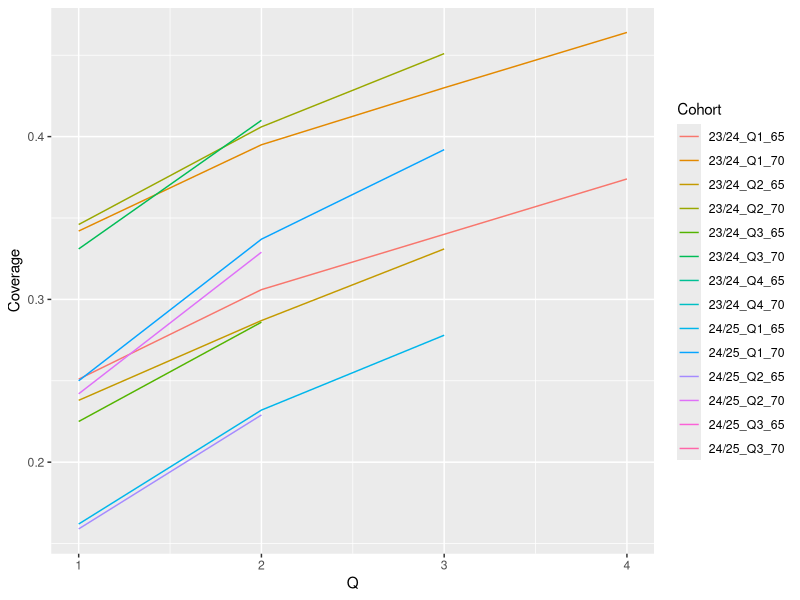
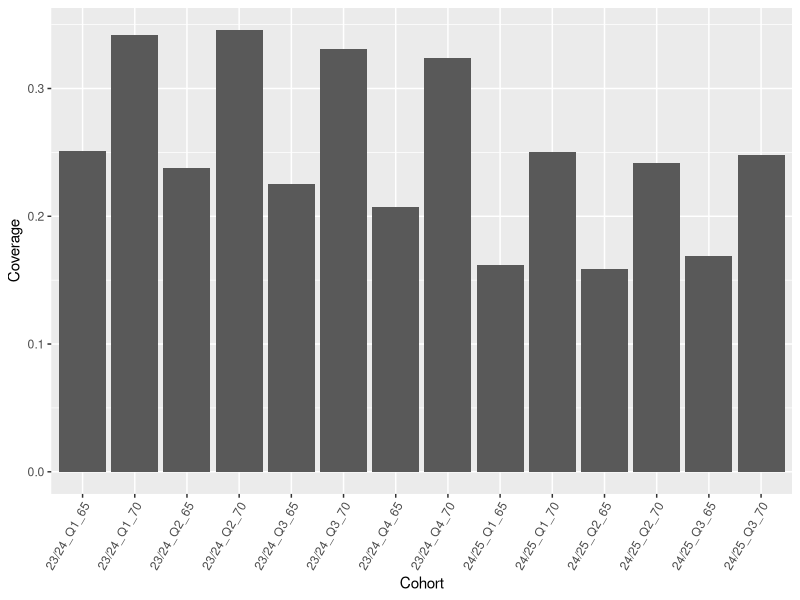

Reproduce these figures in R, in order. (Note: this script raises an error after producing the figures.)
library(tidyverse)


uptake <- bind_rows(
  tibble(
    Cohort = "24/25_Q1_65",
    Dose = 1,
    Q = 1:3,
    Coverage = c(16.2, 23.2, 27.8)
  ),
  tibble(
    Cohort = "24/25_Q2_65",
    Dose = 1,
    Q = 1:2,
    Coverage = c(15.9, 22.9)
  ),
  tibble(
    Cohort = "24/25_Q3_65",
    Dose = 1,
    Q = 1,
    Coverage = c(16.9)
  ),
  tibble(
    Cohort = "24/25_Q1_70",
    Dose = 1,
    Q = 1:3,
    Coverage = c(25, 33.7, 39.2)
  ),
  tibble(
    Cohort = "24/25_Q2_70",
    Dose = 1,
    Q = 1:2,
    Coverage = c(24.2, 32.9)
  ),
  tibble(
    Cohort = "24/25_Q3_70",
    Dose = 1,
    Q = 1,
    Coverage = c(24.8)
  ),
  tibble(
    Cohort = "23/24_Q1_65",
    Dose = 1,
    Q = 1:4,
    Coverage = c(25.1, 30.6, 34.0, 37.4)
  ),
  tibble(
    Cohort = "23/24_Q2_65",
    Dose = 1,
    Q = 1:3,
    Coverage = c(23.8, 28.7, 33.1)
  ),
  tibble(
    Cohort = "23/24_Q3_65",
    Dose = 1,
    Q = 1:2,
    Coverage = c(22.5, 28.6)
  ),
  tibble(
    Cohort = "23/24_Q4_65",
    Dose = 1,
    Q = 1,
    Coverage = c(20.7)
  ),
  
  tibble(
    Cohort = "23/24_Q1_70",
    Dose = 1,
    Q = 1:4,
    Coverage = c(34.2, 39.5, 43.0, 46.4)
  ),
  tibble(
    Cohort = "23/24_Q2_70",
    Dose = 1,
    Q = 1:3,
    Coverage = c(34.6, 40.6, 45.1)
  ),
  tibble(
    Cohort = "23/24_Q3_70",
    Dose = 1,
    Q = 1:2,
    Coverage = c(33.1, 41.0)
  ),
  tibble(
    Cohort = "23/24_Q4_70",
    Dose = 1,
    Q = 1,
    Coverage = c(32.4)
  )
) %>% 
  mutate(
    Coverage = Coverage / 100
  )


uptake %>% 
  ggplot() +
  geom_line(aes(x = Q, y = Coverage, colour = Cohort))


uptake %>% 
  filter(Q == 1) %>% 
  ggplot() +
  geom_bar(aes(x = Cohort, y = Coverage), stat = "identity") +
  theme(axis.text.x = element_text(angle = 60, hjust = 1))


save(uptake, file = here::here("data", "uptake.rdata"))
write_csv(uptake, file = here::here("data", "uptake.csv"))



